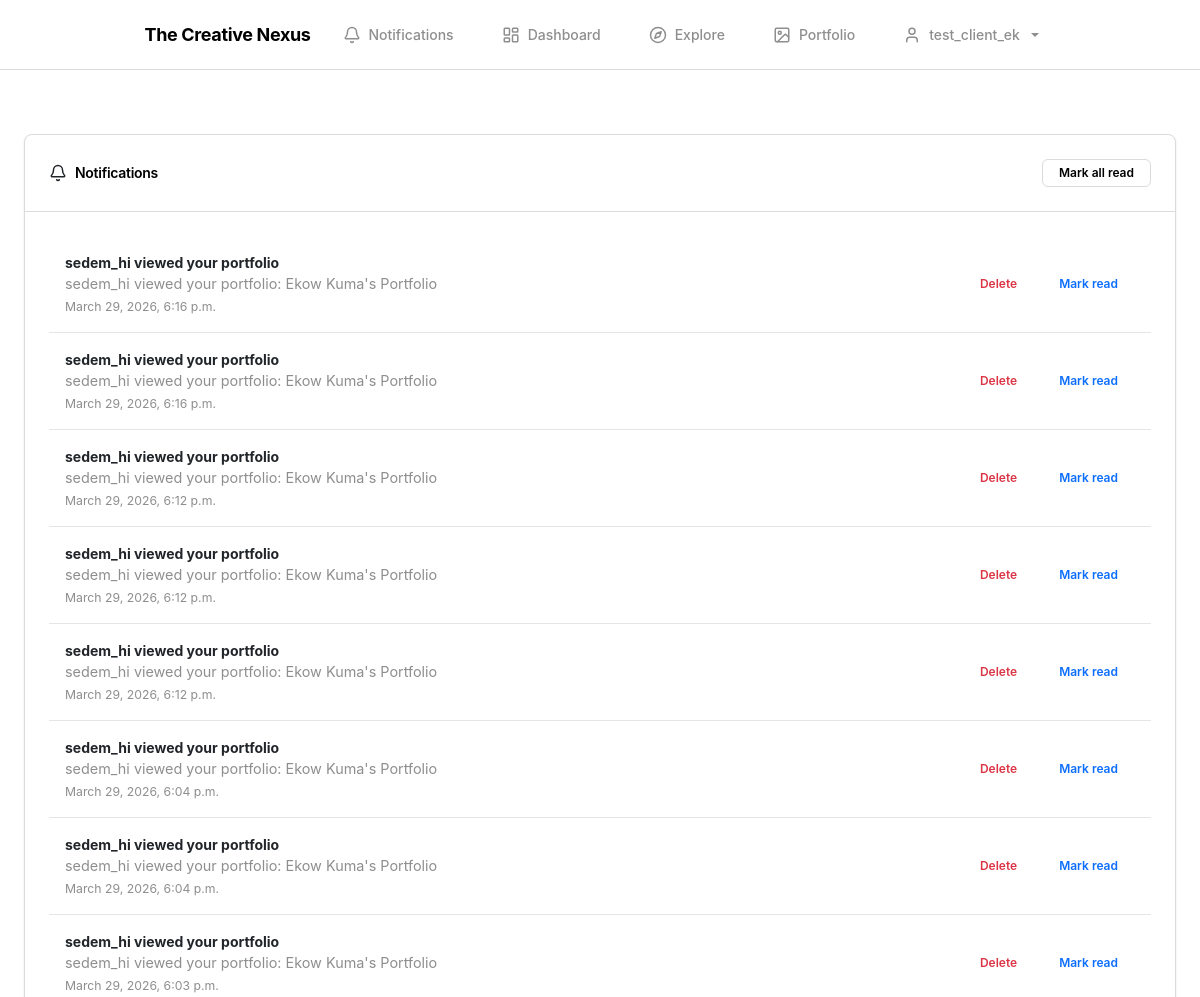
The page /notifications/ (signed in, upper part) on the database as committed earlier.
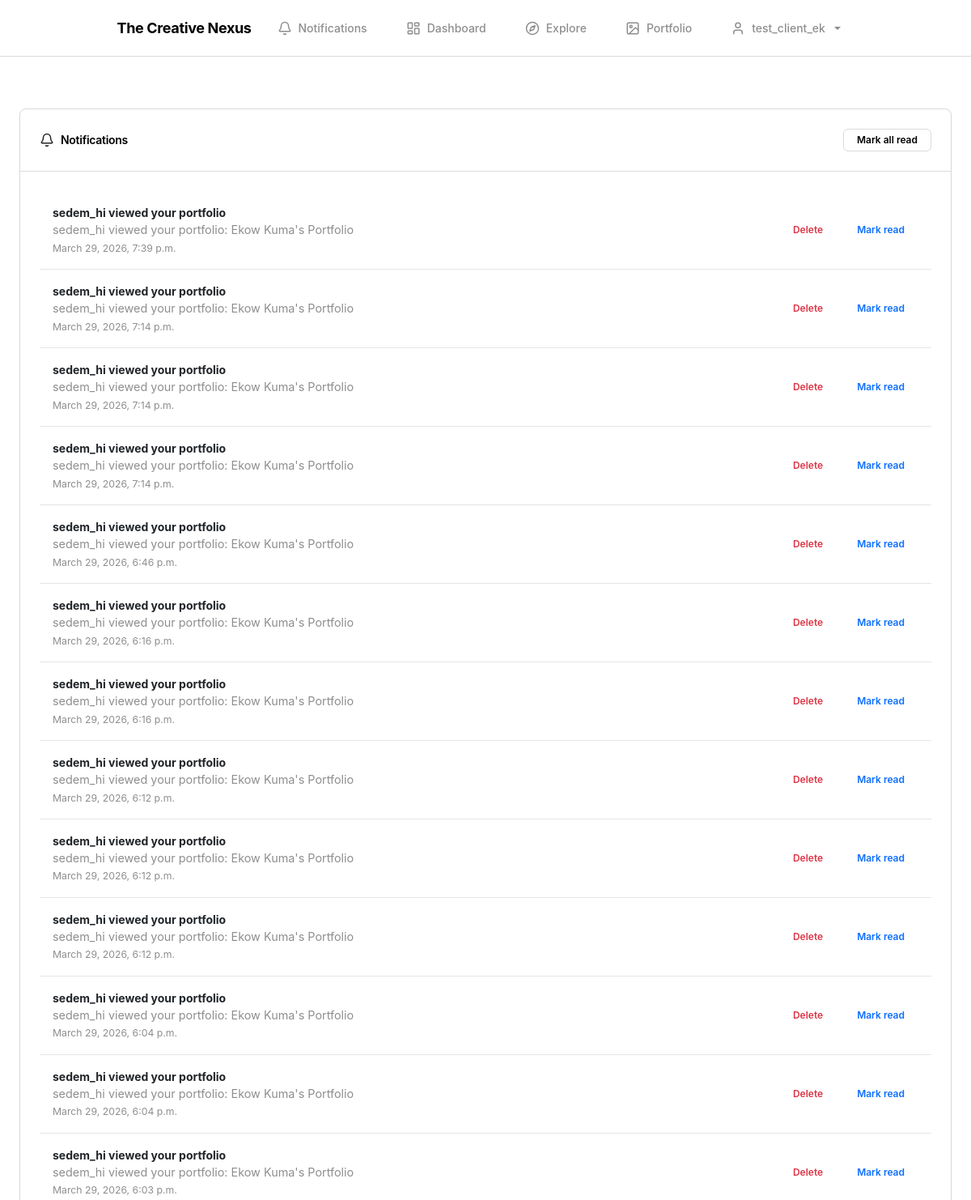
The same page on the database as committed later.
### core/models.py (models this page shows, shortened)
class Notification(models.Model):
    NOTIFICATION_TYPE_CHOICES = (
        ('collaboration_request', 'Collaboration Request'),
        ('collaboration_accepted', 'Collaboration Accepted'),
        ('collaboration_rejected', 'Collaboration Rejected'),
        ('project_update', 'Project Update'),
        ('message', 'Message'),
        ('profile_view', 'Profile View'),
        ('mentorship_request', 'Mentorship Request'),
        ('mentorship_accepted', 'Mentorship Accepted'),
        ('mentorship_rejected', 'Mentorship Rejected'),
    )
    recipient = models.ForeignKey(
        settings.AUTH_USER_MODEL, on_delete=models.CASCADE, related_name='notifications')
    sender = models.ForeignKey(settings.AUTH_USER_MODEL, on_delete=models.CASCADE,
                               related_name='sent_notifications', blank=True, null=True)
    notification_type = models.CharField(
        max_length=50, choices=NOTIFICATION_TYPE_CHOICES)
    title = models.CharField(max_length=255)
    message = models.TextField()
    is_read = models.BooleanField(default=False)
    read_at = models.DateTimeField(blank=True, null=True)
    related_collaboration = models.ForeignKey(
        Collaboration, on_delete=models.CASCADE, blank=True, null=True)
    related_project = models.ForeignKey(
        Project, on_delete=models.CASCADE, blank=True, null=True)
    related_mentorship = models.ForeignKey(
        'MentorshipRequest', on_delete=models.CASCADE, blank=True, null=True)
    created_at = models.DateTimeField(auto_now_add=True)
    class Meta:
        ordering = ['-created_at']

### core/template_views.py (the view)
# urls.py: path('notifications/', notifications_view, name='notifications'),
@login_required(login_url='login')
def notifications_view(request):
    user = request.user
    notifications = Notification.objects.filter(recipient=user).order_by('-created_at')
    context = {'notifications': notifications}
    return render(request, 'core/notifications.html', context)

### templates/core/notifications.html (shortened to what this page needs)
{% extends 'base.html' %}
{% block content %}
<section style="padding: var(--space-3xl) 0;">
    <div class="container-premium">
        <div class="card">
            <div class="card-header" style="display:flex; align-items:center; gap:var(--space-sm); justify-content:space-between;">
                    <div style="display:flex; align-items:center; gap:var(--space-sm);">
                        <i data-lucide="bell" style="width:18px; height:18px;"></i>
                        <h5 style="margin:0;">Notifications</h5>
                    </div>
                    <div>
                        <button id="markAllReadBtn" class="btn btn-sm btn-secondary" data-bs-toggle="modal" data-bs-target="#confirmMarkAllModal">Mark all read</button>
                    </div>
                </div>
            <div class="card-body">
                {% if notifications %}
                    <div id="notificationsList">
                        {% for n in notifications %}
                            <div class="notification-item" data-id="{{ n.id }}" style="padding: var(--space-md); border-bottom:1px solid var(--color-border-light); display:flex; justify-content:space-between; align-items:center;">
                                <div>
                                    <strong style="display:block;">{{ n.title }}</strong>
                                    <div style="font-size:0.9rem; color:var(--color-text-muted);">{{ n.message }}</div>
                                    <small style="color:var(--color-text-muted);">{{ n.created_at }}</small>
                                </div>
                                <div style="display:flex; gap:var(--space-sm);">
                                    <button class="btn btn-sm btn-outline-danger delete-notification">Delete</button>
                                    {% if not n.is_read %}
                                        <button class="btn btn-sm btn-outline-primary mark-read">Mark read</button>
                                    {% else %}
                                        <span class="badge badge-secondary">Read</span>
                                    {% endif %}
                                </div>
                            </div>
                        {% endfor %}
                    </div>
                {% else %}
                    <p>No notifications yet.</p>
                {% endif %}
            </div>
        </div>
    </div>
</section>
{% endblock %}

Rows that differ between the two databases and show on the page:
added Notification: title "sedem_hi viewed your portfolio", message "sedem_hi viewed your portfolio: Ekow Kuma's Portfolio", created_at "March 29, 2026, 7:39 p.m.", is_read "Mark read"
added Notification: title "sedem_hi viewed your portfolio", message "sedem_hi viewed your portfolio: Ekow Kuma's Portfolio", created_at "March 29, 2026, 7:14 p.m.", is_read "Mark read"
added Notification: title "sedem_hi viewed your portfolio", message "sedem_hi viewed your portfolio: Ekow Kuma's Portfolio", created_at "March 29, 2026, 7:14 p.m.", is_read "Mark read"
added Notification: title "sedem_hi viewed your portfolio", message "sedem_hi viewed your portfolio: Ekow Kuma's Portfolio", created_at "March 29, 2026, 7:14 p.m.", is_read "Mark read"
added Notification: title "sedem_hi viewed your portfolio", message "sedem_hi viewed your portfolio: Ekow Kuma's Portfolio", created_at "March 29, 2026, 6:46 p.m.", is_read "Mark read"
